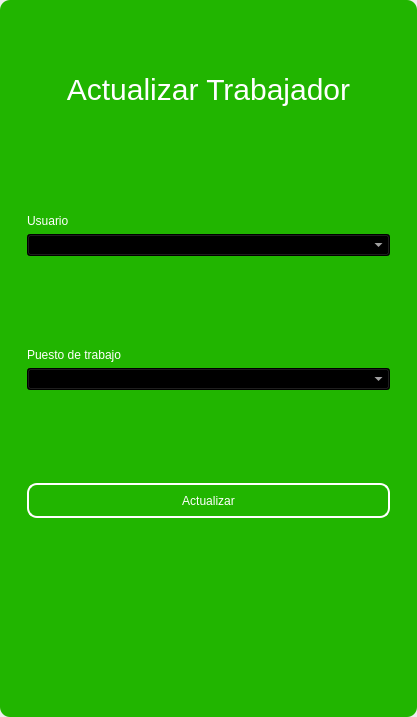
<?xml version="1.0" encoding="UTF-8"?>
<ui version="4.0">
 <class>MainWindow</class>
 <widget class="QMainWindow" name="MainWindow">
  <property name="geometry">
   <rect>
    <x>0</x>
    <y>0</y>
    <width>417</width>
    <height>717</height>
   </rect>
  </property>
  <property name="windowTitle">
   <string>MainWindow</string>
  </property>
  <property name="styleSheet">
   <string notr="true"/>
  </property>
  <widget class="QWidget" name="centralwidget">
   <property name="styleSheet">
    <string notr="true"/>
   </property>
   <layout class="QVBoxLayout" name="verticalLayout">
    <property name="spacing">
     <number>0</number>
    </property>
    <property name="leftMargin">
     <number>0</number>
    </property>
    <property name="topMargin">
     <number>0</number>
    </property>
    <property name="rightMargin">
     <number>0</number>
    </property>
    <property name="bottomMargin">
     <number>0</number>
    </property>
    <item>
     <widget class="QFrame" name="frame">
      <property name="enabled">
       <bool>true</bool>
      </property>
      <property name="styleSheet">
       <string notr="true">QFrame {
	border-radius:10px;
background-color: rgb(33, 181, 0);
 }
</string>
      </property>
      <property name="frameShape">
       <enum>QFrame::StyledPanel</enum>
      </property>
      <property name="frameShadow">
       <enum>QFrame::Raised</enum>
      </property>
      <layout class="QVBoxLayout" name="verticalLayout_2">
       <item>
        <widget class="QFrame" name="frame_superior">
         <property name="minimumSize">
          <size>
           <width>0</width>
           <height>40</height>
          </size>
         </property>
         <property name="maximumSize">
          <size>
           <width>16777215</width>
           <height>40</height>
          </size>
         </property>
         <property name="styleSheet">
          <string notr="true">QPushButton{
border-radius:18px;
}

QPushButton:hover{
	background-color: rgb(0, 0, 0);
}
</string>
         </property>
         <property name="frameShape">
          <enum>QFrame::StyledPanel</enum>
         </property>
         <property name="frameShadow">
          <enum>QFrame::Raised</enum>
         </property>
         <layout class="QHBoxLayout" name="horizontalLayout_3">
          <property name="spacing">
           <number>4</number>
          </property>
          <property name="leftMargin">
           <number>0</number>
          </property>
          <property name="topMargin">
           <number>0</number>
          </property>
          <property name="rightMargin">
           <number>0</number>
          </property>
          <property name="bottomMargin">
           <number>0</number>
          </property>
          <item>
           <widget class="QPushButton" name="btn_icon">
            <property name="text">
             <string/>
            </property>
            <property name="iconSize">
             <size>
              <width>40</width>
              <height>40</height>
             </size>
            </property>
           </widget>
          </item>
          <item>
           <spacer name="horizontalSpacer_2">
            <property name="orientation">
             <enum>Qt::Horizontal</enum>
            </property>
            <property name="sizeHint" stdset="0">
             <size>
              <width>443</width>
              <height>20</height>
             </size>
            </property>
           </spacer>
          </item>
          <item>
           <widget class="QPushButton" name="bt_minimizar">
            <property name="minimumSize">
             <size>
              <width>38</width>
              <height>38</height>
             </size>
            </property>
            <property name="maximumSize">
             <size>
              <width>38</width>
              <height>38</height>
             </size>
            </property>
            <property name="cursor">
             <cursorShape>PointingHandCursor</cursorShape>
            </property>
            <property name="text">
             <string/>
            </property>
            <property name="icon">
             <iconset>
              <normaloff>image/minus.svg</normaloff>image/minus.svg</iconset>
            </property>
            <property name="iconSize">
             <size>
              <width>38</width>
              <height>38</height>
             </size>
            </property>
           </widget>
          </item>
          <item>
           <widget class="QPushButton" name="bt_maximizar">
            <property name="minimumSize">
             <size>
              <width>38</width>
              <height>38</height>
             </size>
            </property>
            <property name="maximumSize">
             <size>
              <width>38</width>
              <height>38</height>
             </size>
            </property>
            <property name="cursor">
             <cursorShape>PointingHandCursor</cursorShape>
            </property>
            <property name="text">
             <string/>
            </property>
            <property name="icon">
             <iconset>
              <normaloff>image/chevron-up.svg</normaloff>image/chevron-up.svg</iconset>
            </property>
            <property name="iconSize">
             <size>
              <width>38</width>
              <height>38</height>
             </size>
            </property>
           </widget>
          </item>
          <item>
           <widget class="QPushButton" name="bt_restaurar">
            <property name="minimumSize">
             <size>
              <width>38</width>
              <height>38</height>
             </size>
            </property>
            <property name="maximumSize">
             <size>
              <width>38</width>
              <height>38</height>
             </size>
            </property>
            <property name="cursor">
             <cursorShape>PointingHandCursor</cursorShape>
            </property>
            <property name="text">
             <string/>
            </property>
            <property name="icon">
             <iconset>
              <normaloff>image/chevron-down.svg</normaloff>image/chevron-down.svg</iconset>
            </property>
            <property name="iconSize">
             <size>
              <width>38</width>
              <height>38</height>
             </size>
            </property>
           </widget>
          </item>
          <item>
           <widget class="QPushButton" name="bt_cerrar">
            <property name="minimumSize">
             <size>
              <width>38</width>
              <height>38</height>
             </size>
            </property>
            <property name="maximumSize">
             <size>
              <width>38</width>
              <height>38</height>
             </size>
            </property>
            <property name="cursor">
             <cursorShape>PointingHandCursor</cursorShape>
            </property>
            <property name="text">
             <string/>
            </property>
            <property name="icon">
             <iconset>
              <normaloff>image/x.svg</normaloff>image/x.svg</iconset>
            </property>
            <property name="iconSize">
             <size>
              <width>38</width>
              <height>38</height>
             </size>
            </property>
           </widget>
          </item>
         </layout>
        </widget>
       </item>
       <item>
        <widget class="QFrame" name="frame_3">
         <property name="styleSheet">
          <string notr="true">QLabel {
	color: rgb(255, 255, 254);
	font: 12pt &quot;Arial&quot;;
	background-color: rgba(0, 0, 0,0);
}

QTextEdit{
background-color: rgba(0, 0, 0,0);
border-radius:10px; 
font: 12pt &quot;Arial&quot;;
color: rgb(255, 255, 254);
border: 2px solid  rgb(255, 255, 255);

}

QTextEdit:hover{
background-color: rgba(0, 0, 0,0);
border-radius:10px; 
font: 12pt &quot;Arial&quot;;
border: 2px solid  rgb(120, 0, 171);
}

QTextEdit:focus{
background-color: rgb(0, 0, 0);
border-radius:10px; 
font: 12pt &quot;Arial&quot;;
border: 2px solid rgb(120, 0, 171);
}

QLineEdit{
background-color: rgba(0, 0, 0,0);
border-radius:10px; 
font: 12pt &quot;Arial&quot;;
color: rgb(255, 255, 254);
border: 2px solid  rgb(255, 255, 255);

}

QLineEdit:hover{
background-color: rgba(0, 0, 0,0);
border-radius:10px; 
font: 12pt &quot;Arial&quot;;
border: 2px solid  rgb(120, 0, 171);
}

QLineEdit:focus{
background-color: rgb(0, 0, 0);
border-radius:10px; 
font: 12pt &quot;Arial&quot;;
border: 2px solid rgb(120, 0, 171);
}

QCheckBox{
	font: 12pt &quot;Arial&quot;;
	color: rgb(255, 255, 255);
}

QCheckBox::indicator {
    width: 18px;
    height:18px;
}

QCheckBox::indicator:unchecked {
   background-image: url(image/square.svg);
}

QCheckBox::indicator:checked {
   background-image: url(image/check-square.svg);
}

QPushButton{
border-radius:10px; 
font: 12pt &quot;Arial&quot;;
color: rgb(255, 255, 254);
border: 2px solid #ffffff;
}

QPushButton:hover{
border-radius:10px; 
font: 12pt &quot;Arial&quot;;
color: rgb(255, 255, 255);
border: 2px solid rgb(120, 0, 171);
	background-color: rgb(120, 0, 171);
}
</string>
         </property>
         <property name="frameShape">
          <enum>QFrame::StyledPanel</enum>
         </property>
         <property name="frameShadow">
          <enum>QFrame::Raised</enum>
         </property>
         <layout class="QHBoxLayout" name="horizontalLayout_4">
          <item>
           <layout class="QVBoxLayout" name="verticalLayout_4">
            <property name="spacing">
             <number>5</number>
            </property>
            <property name="rightMargin">
             <number>0</number>
            </property>
            <property name="bottomMargin">
             <number>0</number>
            </property>
            <item>
             <widget class="QLabel" name="label_3">
              <property name="minimumSize">
               <size>
                <width>100</width>
                <height>50</height>
               </size>
              </property>
              <property name="styleSheet">
               <string notr="true">font-size: 30px;
color: rgb(255, 255, 255);</string>
              </property>
              <property name="text">
               <string>Actualizar Trabajador</string>
              </property>
              <property name="alignment">
               <set>Qt::AlignCenter</set>
              </property>
             </widget>
            </item>
            <item>
             <widget class="QFrame" name="frame_4">
              <property name="maximumSize">
               <size>
                <width>400</width>
                <height>700</height>
               </size>
              </property>
              <property name="styleSheet">
               <string notr="true">QLabel {
	color: rgb(255, 255, 254);
	font: 12pt &quot;Arial&quot;;
	background-color: rgba(0, 0, 0,0);
}

QTextEdit{
background-color: rgba(0, 0, 0,0);
border-radius:10px; 
font: 12pt &quot;Arial&quot;;
color: rgb(255, 255, 254);
border: 2px solid  rgb(255, 255, 255);

}

QTextEdit:hover{
background-color: rgba(0, 0, 0,0);
border-radius:10px; 
font: 12pt &quot;Arial&quot;;
border: 2px solid  rgb(120, 0, 171);
}

QTextEdit:focus{
background-color: rgb(0, 0, 0);
border-radius:10px; 
font: 12pt &quot;Arial&quot;;
border: 2px solid rgb(120, 0, 171);
}

QLineEdit{
background-color: rgba(0, 0, 0,0);
border-radius:10px; 
font: 12pt &quot;Arial&quot;;
color: rgb(255, 255, 254);
border: 2px solid  rgb(255, 255, 255);

}

QLineEdit:hover{
background-color: rgba(0, 0, 0,0);
border-radius:10px; 
font: 12pt &quot;Arial&quot;;
border: 2px solid  rgb(120, 0, 171);
}

QLineEdit:focus{
background-color: rgb(0, 0, 0);
border-radius:10px; 
font: 12pt &quot;Arial&quot;;
border: 2px solid rgb(120, 0, 171);
}

QCheckBox{
	font: 12pt &quot;Arial&quot;;
	color: rgb(255, 255, 255);
}

QCheckBox::indicator {
    width: 18px;
    height:18px;
}

QCheckBox::indicator:unchecked {
   background-image: url(image/square.svg);
}

QCheckBox::indicator:checked {
   background-image: url(image/check-square.svg);
}

QPushButton{
border-radius:10px; 
font: 12pt &quot;Arial&quot;;
color: rgb(255, 255, 254);
border: 2px solid #ffffff;
}

QPushButton:hover{
border-radius:10px; 
font: 12pt &quot;Arial&quot;;
color: rgb(255, 255, 255);
border: 2px solid rgb(120, 0, 171);
	background-color: rgb(120, 0, 171);
}
</string>
              </property>
              <property name="frameShape">
               <enum>QFrame::StyledPanel</enum>
              </property>
              <property name="frameShadow">
               <enum>QFrame::Raised</enum>
              </property>
              <layout class="QVBoxLayout" name="verticalLayout_3">
               <property name="leftMargin">
                <number>9</number>
               </property>
               <property name="topMargin">
                <number>9</number>
               </property>
               <property name="rightMargin">
                <number>9</number>
               </property>
               <property name="bottomMargin">
                <number>9</number>
               </property>
               <item>
                <spacer name="verticalSpacer_3">
                 <property name="orientation">
                  <enum>Qt::Vertical</enum>
                 </property>
                 <property name="sizeHint" stdset="0">
                  <size>
                   <width>20</width>
                   <height>40</height>
                  </size>
                 </property>
                </spacer>
               </item>
               <item>
                <widget class="QLabel" name="label_4">
                 <property name="text">
                  <string>Usuario</string>
                 </property>
                </widget>
               </item>
               <item>
                <widget class="QComboBox" name="user_combobox">
                 <property name="styleSheet">
                  <string notr="true">background-color: rgb(0, 0, 0);
color: rgb(255, 255, 255);</string>
                 </property>
                </widget>
               </item>
               <item>
                <spacer name="verticalSpacer_4">
                 <property name="orientation">
                  <enum>Qt::Vertical</enum>
                 </property>
                 <property name="sizeHint" stdset="0">
                  <size>
                   <width>20</width>
                   <height>40</height>
                  </size>
                 </property>
                </spacer>
               </item>
               <item>
                <widget class="QLabel" name="label_8">
                 <property name="text">
                  <string>Puesto de trabajo</string>
                 </property>
                </widget>
               </item>
               <item>
                <widget class="QComboBox" name="job_combobox">
                 <property name="styleSheet">
                  <string notr="true">background-color: rgb(0, 0, 0);
color: rgb(255, 255, 255);</string>
                 </property>
                </widget>
               </item>
               <item>
                <spacer name="verticalSpacer">
                 <property name="orientation">
                  <enum>Qt::Vertical</enum>
                 </property>
                 <property name="sizeHint" stdset="0">
                  <size>
                   <width>20</width>
                   <height>40</height>
                  </size>
                 </property>
                </spacer>
               </item>
               <item>
                <widget class="QPushButton" name="btn_update">
                 <property name="minimumSize">
                  <size>
                   <width>0</width>
                   <height>35</height>
                  </size>
                 </property>
                 <property name="cursor">
                  <cursorShape>PointingHandCursor</cursorShape>
                 </property>
                 <property name="text">
                  <string>Actualizar</string>
                 </property>
                </widget>
               </item>
               <item>
                <spacer name="verticalSpacer_7">
                 <property name="orientation">
                  <enum>Qt::Vertical</enum>
                 </property>
                 <property name="sizeHint" stdset="0">
                  <size>
                   <width>20</width>
                   <height>40</height>
                  </size>
                 </property>
                </spacer>
               </item>
               <item>
                <spacer name="verticalSpacer_8">
                 <property name="orientation">
                  <enum>Qt::Vertical</enum>
                 </property>
                 <property name="sizeHint" stdset="0">
                  <size>
                   <width>20</width>
                   <height>40</height>
                  </size>
                 </property>
                </spacer>
               </item>
              </layout>
             </widget>
            </item>
           </layout>
          </item>
         </layout>
        </widget>
       </item>
      </layout>
     </widget>
    </item>
   </layout>
  </widget>
 </widget>
 <resources/>
 <connections/>
</ui>
